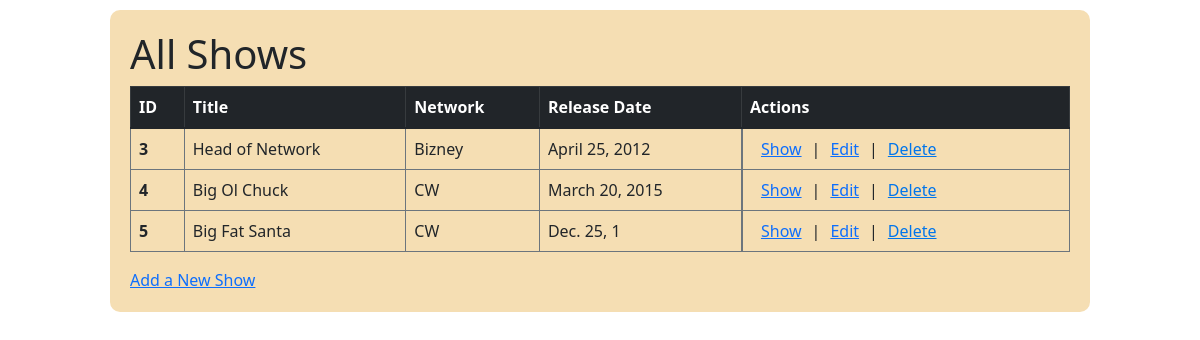
Before: / with the older database file.
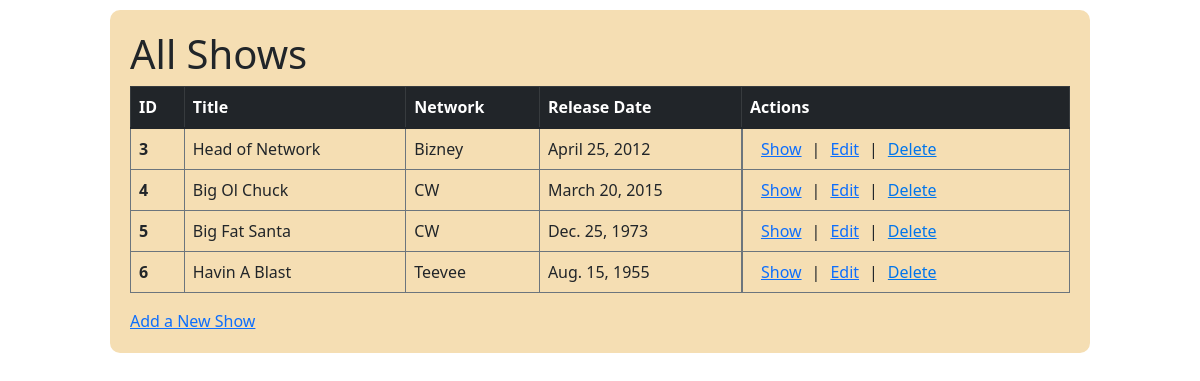
After: the same page with the newer database file.
### semi_restful_tv_shows_app/models.py (models this page shows)
class Show(models.Model):
    title=models.CharField(max_length=255)
    network=models.CharField(max_length=255)
    release_date=models.DateField()
    desc=models.TextField()
    created_at=models.DateTimeField(auto_now_add=True)
    updated_at=models.DateTimeField(auto_now=True)
    objects = ShowManager()

### semi_restful_tv_shows_app/views.py (the view)
# urls.py: path('', views.all_shows),
def all_shows(request):
    context = {
        'shows':Show.objects.all(),
    }
    return render(request, "shows.html", context)

### semi_restful_tv_shows_app/templates/shows.html (shortened to what this page needs)
<!DOCTYPE html>
<html lang="en">
<head>
    {% load static %}
    <link href="https://cdn.jsdelivr.net/npm/bootstrap@5.1.3/dist/css/bootstrap.min.css" rel="stylesheet">
    <link rel="stylesheet" href="{% static 'css/style.css'%}">
</head>
<body>
    <div id="wrapper">
        <h1>All Shows</h1>
        <table class="table table-bordered border-secondary">
            <thead class="table-dark">
                <tr>
                    <th scope="col">ID</th>
                    <th scope="col">Title</th>
                    <th scope="col">Network</th>
                    <th scope="col">Release Date</th>
                    <th scope="col">Actions</th>
                </tr>
            </thead>
            <tbody>
                {% for show in shows %}
                <tr>
                    <th scope="row">{{show.id}}</th>
                    <td>{{show.title}}</td>
                    <td>{{show.network}}</td>
                    <td>{{show.release_date}}</td>
                    <td class="one-line">
                        <a href="/shows/{{show.id}}">Show</a> |
                        <a href="/shows/{{show.id}}/edit">Edit</a> |
                        <form action="/shows/{{show.id}}/destroy" method="POST">
                            <button class="button-as-link">Delete</button>
                        </form>
                    </td>
                </tr>
                {% endfor %}
            </tbody>
        </table>
        <a href="shows/new">Add a New Show</a>
    </div>
</body>
</html>

Changed rows visible on the page:
changed Show "Big Fat Santa": release_date "Dec. 25, 1" → "Dec. 25, 1973"
added Show: id "6", title "Havin A Blast", network "Teevee", release_date "Aug. 15, 1955"
